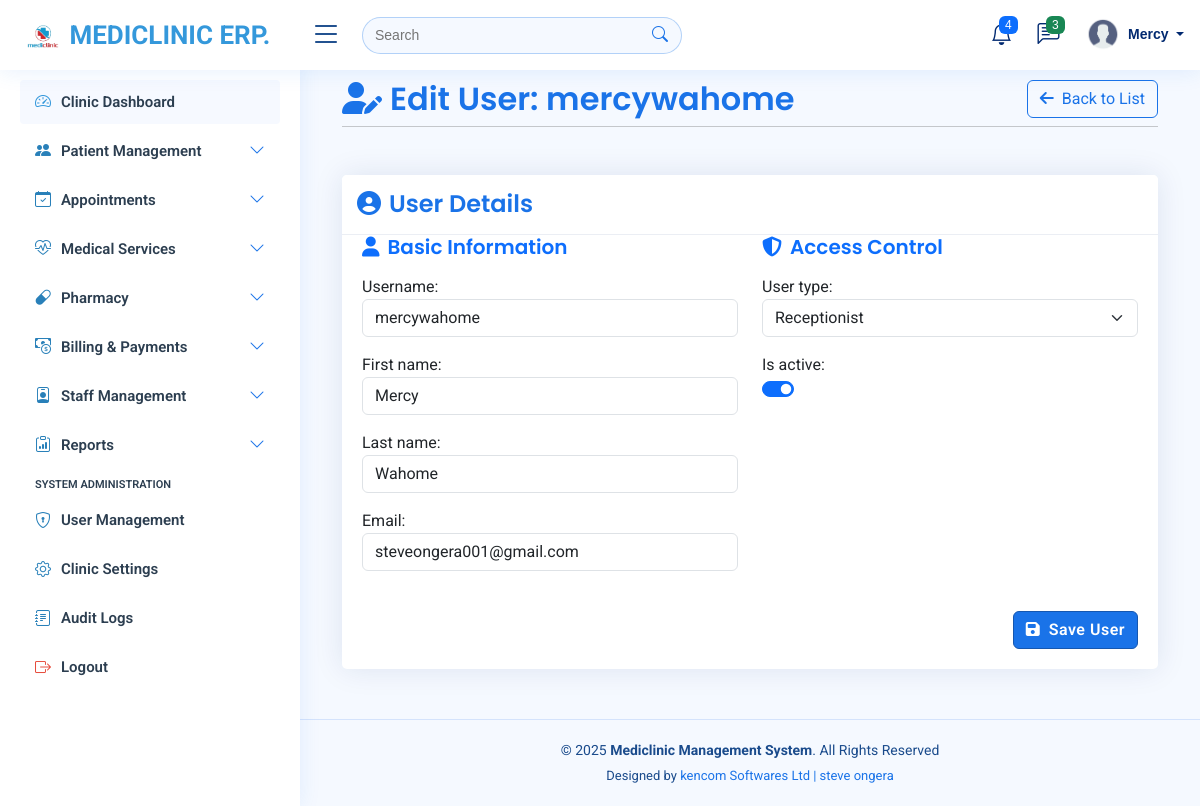
Page /users/6/edit/ (signed in) on the earlier database version.
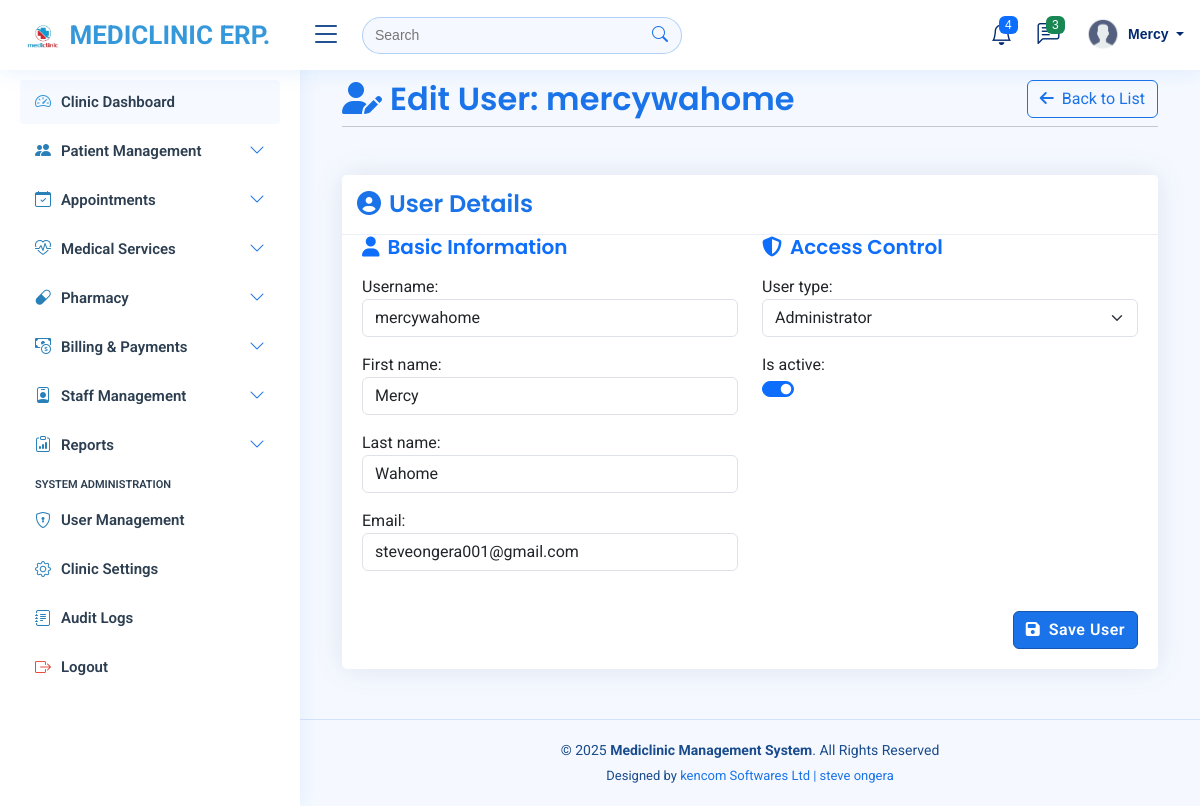
Same page on the later database version.
### myapplication/models.py (models this page shows, shortened)
class User(AbstractUser):
    USER_TYPE_CHOICES = (
        ('ADMIN', 'Administrator'),
        ('DOCTOR', 'Doctor'),
        ('RECEPTIONIST', 'Receptionist'),
    )
    user_type = models.CharField(max_length=12, choices=USER_TYPE_CHOICES)
    phone_number = models.CharField(max_length=15, blank=True, null=True)
    specialization = models.CharField(max_length=100, blank=True, null=True)  # For doctors
    license_number = models.CharField(max_length=50, blank=True, null=True)  # For doctors
    is_active = models.BooleanField(default=True)

### myapplication/views.py (the view)
# urls.py: path('users/<int:pk>/edit/', views.user_edit, name='user_edit'),
@login_required
@permission_required('auth.change_user', raise_exception=True)
def user_edit(request, pk):
    user = get_object_or_404(User, pk=pk)
    if request.method == 'POST':
        form = UserEditForm(request.POST, instance=user)
        if form.is_valid():
            user = form.save()
            messages.success(request, f'User {user.username} updated successfully!')
            return redirect('user_management')
    else:
        form = UserEditForm(instance=user)
    return render(request, 'user_management/user_form.html', {
        'form': form,
        'title': f'Edit User: {user.username}',
        'user': user
    })

### templates/user_management/user_form.html (shortened to what this page needs)
{% extends 'base/base.html' %}
{% block content %}
    <div class="container-fluid">
        <div class="row mb-4">
            <div class="col-12">
                <div class="d-flex justify-content-between align-items-center">
                    <h2 class="mb-0 page-header">
                        <i class="fas fa-user-edit me-2"></i>{{ title }}
                    </h2>
                    <a href="{% url 'user_management' %}" class="btn btn-outline-primary">
                        <i class="fas fa-arrow-left me-1"></i> Back to List
                    </a>
                </div>
                <hr class="mt-2 mb-4 header-divider">
            </div>
        </div>
        <div class="card">
            <div class="card-header">
                <h4 class="mb-0"><i class="fas fa-user-circle me-2"></i>User Details</h4>
            </div>
            <div class="card-body">
                <form method="post">
                    <div class="row mb-4">
                        <div class="col-md-6">
                            <h5 class="text-primary mb-3"><i class="fas fa-user me-2"></i>Basic Information</h5>
                            <div class="mb-3">
                                {{ form.username.label_tag }}
                                {{ form.username }}
                            </div>
                            <div class="mb-3">
                                {{ form.first_name.label_tag }}
                                {{ form.first_name }}
                            </div>
                            <div class="mb-3">
                                {{ form.last_name.label_tag }}
                                {{ form.last_name }}
                            </div>
                            <div class="mb-3">
                                {{ form.email.label_tag }}
                                {{ form.email }}
                            </div>
                        </div>
                        <div class="col-md-6">
                            <h5 class="text-primary mb-3"><i class="fas fa-shield-alt me-2"></i>Access Control</h5>
                            <div class="mb-3">
                                {{ form.user_type.label_tag }}
                                {{ form.user_type }}
                            </div>
                            <div class="mb-3">
                                {{ form.is_active.label_tag }}
                                <div class="form-check form-switch">
                                    {{ form.is_active }}
                                </div>
                            </div>
                        </div>
                    </div>
                    <div class="d-flex justify-content-end">
                        <button type="submit" class="btn btn-primary">
                            <i class="fas fa-save me-1"></i> Save User
                        </button>
                    </div>
                </form>
            </div>
        </div>
    </div>
{% endblock %}

### templates/base/navbar.html (shortened to what this page needs)
{% load static %}
<header id="header" class="header fixed-top d-flex align-items-center">
    <div class="d-flex align-items-center justify-content-between">
      {% if request.user.is_staff %}
        <a href="#" class="logo d-flex align-items-center">
        {% else %}
        <a href="#" class="logo d-flex align-items-center">
      {% endif %}
        <img src="{% static 'assets/img/mediclinic-logo.png'%}" alt="">
           <span class="d-none d-lg-block" style="font-family: 'Roboto', sans-serif; font-weight: 700; color: #3498db;">MEDICLINIC ERP.</span>
      </a>
      <i class="bi bi-list toggle-sidebar-btn"></i>
    </div>
    <div class="search-bar">
      <form class="search-form d-flex align-items-center"  action="/">
        <input type="text" name="query" placeholder="Search" title="Enter search keyword">
        <button type="submit" title="Search"><i class="bi bi-search"></i></button>
      </form>
    </div>
    <nav class="header-nav ms-auto">
      <ul class="d-flex align-items-center">
        <li class="nav-item dropdown">
          <a class="nav-link nav-icon" href="#" data-bs-toggle="dropdown">
            <i class="bi bi-bell"></i>
            <span class="badge bg-primary badge-number">4</span>
          </a>
            </li>
          </ul>
        <li class="nav-item dropdown">
          <a class="nav-link nav-icon" href="#" data-bs-toggle="dropdown">
            <i class="bi bi-chat-left-text"></i>
            <span class="badge bg-success badge-number">3</span>
          </a>
        </li>
        <li class="nav-item dropdown pe-3">
          <a class="nav-link nav-profile d-flex align-items-center pe-0" href="#" data-bs-toggle="dropdown">
            <img src="{% static 'assets/img/profile.png'%}" alt="Profile" class="rounded-circle">
            <span class="d-none d-md-block dropdown-toggle ps-2">
              {% if user.is_authenticated %}
                  {{ user.first_name }}
              {% else %}
                  Admin
              {% endif %}
            </span>
          </a>
        </li>
    </nav>
  </header>

Differences in the rows shown:
changed User "Mercy": user_type "Receptionist" → "Administrator"
